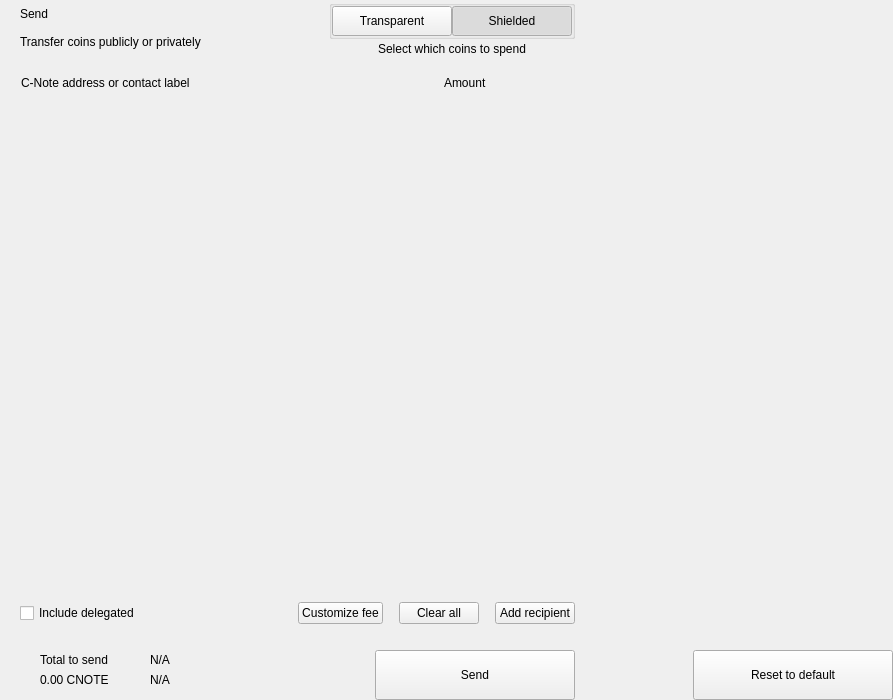
<?xml version="1.0" encoding="UTF-8"?>
<ui version="4.0">
 <class>send</class>
 <widget class="QWidget" name="send">
  <property name="geometry">
   <rect>
    <x>0</x>
    <y>0</y>
    <width>893</width>
    <height>700</height>
   </rect>
  </property>
  <property name="windowTitle">
   <string>Form</string>
  </property>
  <layout class="QHBoxLayout" name="horizontalLayout_2" stretch="2,1">
   <property name="spacing">
    <number>0</number>
   </property>
   <property name="leftMargin">
    <number>0</number>
   </property>
   <property name="topMargin">
    <number>0</number>
   </property>
   <property name="rightMargin">
    <number>0</number>
   </property>
   <property name="bottomMargin">
    <number>0</number>
   </property>
   <item>
    <widget class="QWidget" name="left" native="true">
     <layout class="QVBoxLayout" name="verticalLayout_3">
      <property name="spacing">
       <number>0</number>
      </property>
      <property name="leftMargin">
       <number>0</number>
      </property>
      <property name="topMargin">
       <number>0</number>
      </property>
      <property name="rightMargin">
       <number>0</number>
      </property>
      <property name="bottomMargin">
       <number>0</number>
      </property>
      <item>
       <layout class="QVBoxLayout" name="verticalLayout_22" stretch="0,0,0,1,0,0,0,0">
        <property name="spacing">
         <number>0</number>
        </property>
        <item>
         <layout class="QHBoxLayout" name="horizontalLayout_3">
          <property name="spacing">
           <number>0</number>
          </property>
          <property name="leftMargin">
           <number>20</number>
          </property>
          <property name="rightMargin">
           <number>20</number>
          </property>
          <item>
           <layout class="QVBoxLayout" name="verticalLayout">
            <property name="spacing">
             <number>0</number>
            </property>
            <item>
             <widget class="QLabel" name="labelTitle">
              <property name="text">
               <string>Send</string>
              </property>
              <property name="alignment">
               <set>Qt::AlignLeading|Qt::AlignLeft|Qt::AlignVCenter</set>
              </property>
             </widget>
            </item>
            <item>
             <widget class="QLabel" name="labelSubtitle1">
              <property name="text">
               <string>Transfer coins publicly or privately</string>
              </property>
             </widget>
            </item>
           </layout>
          </item>
          <item>
           <spacer name="horizontalSpacer">
            <property name="orientation">
             <enum>Qt::Horizontal</enum>
            </property>
            <property name="sizeHint" stdset="0">
             <size>
              <width>40</width>
              <height>20</height>
             </size>
            </property>
           </spacer>
          </item>
          <item>
           <layout class="QVBoxLayout" name="verticalLayout_6">
            <property name="spacing">
             <number>3</number>
            </property>
            <item alignment="Qt::AlignHCenter">
             <widget class="QGroupBox" name="groupBox">
              <property name="styleSheet">
               <string notr="true">#groupBox{
padding-top:2px;
}</string>
              </property>
              <property name="title">
               <string/>
              </property>
              <property name="alignment">
               <set>Qt::AlignCenter</set>
              </property>
              <layout class="QHBoxLayout" name="horizontalLayout_4">
               <property name="spacing">
                <number>0</number>
               </property>
               <property name="leftMargin">
                <number>0</number>
               </property>
               <property name="topMargin">
                <number>0</number>
               </property>
               <property name="rightMargin">
                <number>0</number>
               </property>
               <property name="bottomMargin">
                <number>0</number>
               </property>
               <item>
                <widget class="QPushButton" name="pushLeft">
                 <property name="minimumSize">
                  <size>
                   <width>120</width>
                   <height>30</height>
                  </size>
                 </property>
                 <property name="maximumSize">
                  <size>
                   <width>120</width>
                   <height>30</height>
                  </size>
                 </property>
                 <property name="focusPolicy">
                  <enum>Qt::NoFocus</enum>
                 </property>
                 <property name="text">
                  <string>Transparent</string>
                 </property>
                 <property name="checkable">
                  <bool>true</bool>
                 </property>
                 <property name="autoExclusive">
                  <bool>true</bool>
                 </property>
                </widget>
               </item>
               <item>
                <widget class="QPushButton" name="pushRight">
                 <property name="minimumSize">
                  <size>
                   <width>120</width>
                   <height>30</height>
                  </size>
                 </property>
                 <property name="maximumSize">
                  <size>
                   <width>120</width>
                   <height>30</height>
                  </size>
                 </property>
                 <property name="focusPolicy">
                  <enum>Qt::NoFocus</enum>
                 </property>
                 <property name="text">
                  <string>Shielded</string>
                 </property>
                 <property name="checkable">
                  <bool>true</bool>
                 </property>
                 <property name="checked">
                  <bool>true</bool>
                 </property>
                 <property name="autoExclusive">
                  <bool>true</bool>
                 </property>
                </widget>
               </item>
              </layout>
             </widget>
            </item>
            <item alignment="Qt::AlignHCenter|Qt::AlignTop">
             <widget class="QLabel" name="labelSubtitle2">
              <property name="styleSheet">
               <string notr="true"/>
              </property>
              <property name="text">
               <string>Select which coins to spend</string>
              </property>
              <property name="alignment">
               <set>Qt::AlignCenter</set>
              </property>
              <property name="indent">
               <number>0</number>
              </property>
             </widget>
            </item>
           </layout>
          </item>
         </layout>
        </item>
        <item>
         <spacer name="verticalSpacer_2">
          <property name="orientation">
           <enum>Qt::Vertical</enum>
          </property>
          <property name="sizeType">
           <enum>QSizePolicy::Fixed</enum>
          </property>
          <property name="sizeHint" stdset="0">
           <size>
            <width>20</width>
            <height>20</height>
           </size>
          </property>
         </spacer>
        </item>
        <item>
         <layout class="QHBoxLayout" name="horizontalLayout" stretch="6,0,2">
          <property name="spacing">
           <number>0</number>
          </property>
          <property name="leftMargin">
           <number>10</number>
          </property>
          <property name="topMargin">
           <number>0</number>
          </property>
          <property name="rightMargin">
           <number>20</number>
          </property>
          <property name="bottomMargin">
           <number>0</number>
          </property>
          <item>
           <widget class="QLabel" name="labelSubtitleAddress">
            <property name="styleSheet">
             <string notr="true">margin-left:8px;</string>
            </property>
            <property name="text">
             <string>C-Note address or contact label</string>
            </property>
           </widget>
          </item>
          <item>
           <spacer name="horizontalSpacer_3">
            <property name="orientation">
             <enum>Qt::Horizontal</enum>
            </property>
            <property name="sizeType">
             <enum>QSizePolicy::Fixed</enum>
            </property>
            <property name="sizeHint" stdset="0">
             <size>
              <width>40</width>
              <height>1</height>
             </size>
            </property>
           </spacer>
          </item>
          <item>
           <widget class="QLabel" name="labelSubtitleAmount">
            <property name="text">
             <string>Amount</string>
            </property>
           </widget>
          </item>
         </layout>
        </item>
        <item>
         <widget class="QScrollArea" name="scrollArea">
          <property name="minimumSize">
           <size>
            <width>0</width>
            <height>350</height>
           </size>
          </property>
          <property name="styleSheet">
           <string notr="true">#scrollArea {
            background:transparent;
            margin-top:10px;
}</string>
          </property>
          <property name="horizontalScrollBarPolicy">
           <enum>Qt::ScrollBarAlwaysOff</enum>
          </property>
          <property name="sizeAdjustPolicy">
           <enum>QAbstractScrollArea::AdjustIgnored</enum>
          </property>
          <property name="widgetResizable">
           <bool>true</bool>
          </property>
          <property name="alignment">
           <set>Qt::AlignLeading|Qt::AlignLeft|Qt::AlignTop</set>
          </property>
          <widget class="QWidget" name="scrollAreaWidgetContents">
           <property name="geometry">
            <rect>
             <x>0</x>
             <y>0</y>
             <width>591</width>
             <height>16</height>
            </rect>
           </property>
           <property name="sizePolicy">
            <sizepolicy hsizetype="Preferred" vsizetype="Maximum">
             <horstretch>0</horstretch>
             <verstretch>0</verstretch>
            </sizepolicy>
           </property>
           <property name="autoFillBackground">
            <bool>false</bool>
           </property>
           <property name="styleSheet">
            <string notr="true">#scrollAreaWidgetContents {
             background:transparent;
             }</string>
           </property>
           <layout class="QVBoxLayout" name="verticalLayout_7">
            <property name="spacing">
             <number>0</number>
            </property>
            <property name="sizeConstraint">
             <enum>QLayout::SetDefaultConstraint</enum>
            </property>
            <property name="leftMargin">
             <number>0</number>
            </property>
            <property name="topMargin">
             <number>0</number>
            </property>
            <property name="rightMargin">
             <number>0</number>
            </property>
            <property name="bottomMargin">
             <number>0</number>
            </property>
           </layout>
          </widget>
         </widget>
        </item>
        <item>
         <spacer name="verticalSpacer_4">
          <property name="orientation">
           <enum>Qt::Vertical</enum>
          </property>
          <property name="sizeType">
           <enum>QSizePolicy::Fixed</enum>
          </property>
          <property name="sizeHint" stdset="0">
           <size>
            <width>20</width>
            <height>20</height>
           </size>
          </property>
         </spacer>
        </item>
        <item>
         <layout class="QHBoxLayout" name="horizontalLayout_20">
          <property name="spacing">
           <number>6</number>
          </property>
          <property name="leftMargin">
           <number>20</number>
          </property>
          <property name="rightMargin">
           <number>20</number>
          </property>
          <item>
           <widget class="QCheckBox" name="checkBoxDelegations">
            <property name="layoutDirection">
             <enum>Qt::LeftToRight</enum>
            </property>
            <property name="text">
             <string>Include delegated</string>
            </property>
           </widget>
          </item>
          <item>
           <spacer name="horizontalSpacer_4">
            <property name="orientation">
             <enum>Qt::Horizontal</enum>
            </property>
            <property name="sizeHint" stdset="0">
             <size>
              <width>10</width>
              <height>20</height>
             </size>
            </property>
           </spacer>
          </item>
          <item>
           <widget class="QPushButton" name="pushButtonFee">
            <property name="focusPolicy">
             <enum>Qt::NoFocus</enum>
            </property>
            <property name="text">
             <string>Customize fee</string>
            </property>
           </widget>
          </item>
          <item>
           <spacer name="horizontalSpacer_11">
            <property name="orientation">
             <enum>Qt::Horizontal</enum>
            </property>
            <property name="sizeType">
             <enum>QSizePolicy::Minimum</enum>
            </property>
            <property name="sizeHint" stdset="0">
             <size>
              <width>10</width>
              <height>20</height>
             </size>
            </property>
           </spacer>
          </item>
          <item>
           <widget class="QPushButton" name="pushButtonClear">
            <property name="focusPolicy">
             <enum>Qt::NoFocus</enum>
            </property>
            <property name="layoutDirection">
             <enum>Qt::RightToLeft</enum>
            </property>
            <property name="text">
             <string>Clear all</string>
            </property>
           </widget>
          </item>
          <item>
           <spacer name="horizontalSpacer_6">
            <property name="orientation">
             <enum>Qt::Horizontal</enum>
            </property>
            <property name="sizeType">
             <enum>QSizePolicy::Fixed</enum>
            </property>
            <property name="sizeHint" stdset="0">
             <size>
              <width>10</width>
              <height>20</height>
             </size>
            </property>
           </spacer>
          </item>
          <item>
           <widget class="QPushButton" name="pushButtonAddRecipient">
            <property name="focusPolicy">
             <enum>Qt::NoFocus</enum>
            </property>
            <property name="text">
             <string>Add recipient</string>
            </property>
           </widget>
          </item>
         </layout>
        </item>
        <item>
         <spacer name="verticalSpacer">
          <property name="orientation">
           <enum>Qt::Vertical</enum>
          </property>
          <property name="sizeType">
           <enum>QSizePolicy::Fixed</enum>
          </property>
          <property name="sizeHint" stdset="0">
           <size>
            <width>20</width>
            <height>16</height>
           </size>
          </property>
         </spacer>
        </item>
        <item>
         <layout class="QHBoxLayout" name="horizontalLayout_7">
          <property name="rightMargin">
           <number>20</number>
          </property>
          <item>
           <layout class="QHBoxLayout" name="horizontalLayout_10">
            <property name="spacing">
             <number>0</number>
            </property>
            <property name="leftMargin">
             <number>8</number>
            </property>
            <item>
             <widget class="QStackedWidget" name="stackedWidget">
              <property name="minimumSize">
               <size>
                <width>0</width>
                <height>60</height>
               </size>
              </property>
              <property name="maximumSize">
               <size>
                <width>16777215</width>
                <height>60</height>
               </size>
              </property>
              <widget class="QWidget" name="page1">
               <layout class="QVBoxLayout" name="verticalLayout_71" stretch="0">
                <property name="spacing">
                 <number>6</number>
                </property>
                <property name="leftMargin">
                 <number>12</number>
                </property>
                <property name="topMargin">
                 <number>0</number>
                </property>
                <property name="rightMargin">
                 <number>0</number>
                </property>
                <property name="bottomMargin">
                 <number>0</number>
                </property>
                <item>
                 <widget class="QWidget" name="coinWidget" native="true">
                  <property name="minimumSize">
                   <size>
                    <width>0</width>
                    <height>60</height>
                   </size>
                  </property>
                  <property name="maximumSize">
                   <size>
                    <width>16777215</width>
                    <height>60</height>
                   </size>
                  </property>
                  <layout class="QHBoxLayout" name="horizontalLayout_9">
                   <property name="spacing">
                    <number>0</number>
                   </property>
                   <property name="leftMargin">
                    <number>20</number>
                   </property>
                   <property name="topMargin">
                    <number>10</number>
                   </property>
                   <property name="rightMargin">
                    <number>20</number>
                   </property>
                   <property name="bottomMargin">
                    <number>10</number>
                   </property>
                   <item>
                    <layout class="QVBoxLayout" name="verticalSend">
                     <property name="spacing">
                      <number>0</number>
                     </property>
                     <item>
                      <widget class="QLabel" name="labelTitleTotalSend">
                       <property name="text">
                        <string>Total to send</string>
                       </property>
                      </widget>
                     </item>
                     <item>
                      <widget class="QLabel" name="labelAmountSend">
                       <property name="text">
                        <string notr="true">0.00 CNOTE</string>
                       </property>
                      </widget>
                     </item>
                    </layout>
                   </item>
                   <item>
                    <spacer name="horizontalSpacer_9">
                     <property name="orientation">
                      <enum>Qt::Horizontal</enum>
                     </property>
                     <property name="sizeType">
                      <enum>QSizePolicy::Fixed</enum>
                     </property>
                     <property name="sizeHint" stdset="0">
                      <size>
                       <width>20</width>
                       <height>20</height>
                      </size>
                     </property>
                    </spacer>
                   </item>
                   <item>
                    <widget class="QLabel" name="labelLine">
                     <property name="minimumSize">
                      <size>
                       <width>1</width>
                       <height>0</height>
                      </size>
                     </property>
                     <property name="maximumSize">
                      <size>
                       <width>1</width>
                       <height>16777215</height>
                      </size>
                     </property>
                     <property name="text">
                      <string/>
                     </property>
                    </widget>
                   </item>
                   <item>
                    <spacer name="horizontalSpacer_10">
                     <property name="orientation">
                      <enum>Qt::Horizontal</enum>
                     </property>
                     <property name="sizeType">
                      <enum>QSizePolicy::Fixed</enum>
                     </property>
                     <property name="sizeHint" stdset="0">
                      <size>
                       <width>20</width>
                       <height>20</height>
                      </size>
                     </property>
                    </spacer>
                   </item>
                   <item>
                    <layout class="QVBoxLayout" name="verticalRemaining">
                     <property name="spacing">
                      <number>0</number>
                     </property>
                     <item>
                      <widget class="QLabel" name="labelTitleTotalRemaining">
                       <property name="text">
                        <string notr="true">N/A</string>
                       </property>
                      </widget>
                     </item>
                     <item>
                      <widget class="QLabel" name="labelAmountRemaining">
                       <property name="text">
                        <string notr="true">N/A</string>
                       </property>
                      </widget>
                     </item>
                    </layout>
                   </item>
                  </layout>
                 </widget>
                </item>
               </layout>
              </widget>
              <widget class="QWidget" name="page_2"/>
             </widget>
            </item>
           </layout>
          </item>
          <item>
           <spacer name="horizontalSpacer_5">
            <property name="orientation">
             <enum>Qt::Horizontal</enum>
            </property>
            <property name="sizeType">
             <enum>QSizePolicy::Expanding</enum>
            </property>
            <property name="sizeHint" stdset="0">
             <size>
              <width>40</width>
              <height>20</height>
             </size>
            </property>
           </spacer>
          </item>
          <item alignment="Qt::AlignBottom">
           <widget class="QPushButton" name="pushButtonSave">
            <property name="minimumSize">
             <size>
              <width>200</width>
              <height>50</height>
             </size>
            </property>
            <property name="maximumSize">
             <size>
              <width>200</width>
              <height>50</height>
             </size>
            </property>
            <property name="focusPolicy">
             <enum>Qt::NoFocus</enum>
            </property>
            <property name="text">
             <string>Send</string>
            </property>
           </widget>
          </item>
         </layout>
        </item>
       </layout>
      </item>
     </layout>
    </widget>
   </item>
   <item>
    <widget class="QWidget" name="right" native="true">
     <layout class="QVBoxLayout" name="verticalLayout_5">
      <property name="leftMargin">
       <number>0</number>
      </property>
      <property name="topMargin">
       <number>0</number>
      </property>
      <property name="rightMargin">
       <number>0</number>
      </property>
      <property name="bottomMargin">
       <number>0</number>
      </property>
      <item>
       <layout class="QVBoxLayout" name="verticalLayout_4">
        <property name="spacing">
         <number>6</number>
        </property>
        <item>
         <widget class="OptionButton" name="btnCoinControl" native="true">
          <property name="minimumSize">
           <size>
            <width>0</width>
            <height>50</height>
           </size>
          </property>
         </widget>
        </item>
        <item>
         <widget class="OptionButton" name="btnChangeAddress" native="true">
          <property name="minimumSize">
           <size>
            <width>0</width>
            <height>50</height>
           </size>
          </property>
         </widget>
        </item>
        <item>
         <widget class="OptionButton" name="btnUri" native="true">
          <property name="minimumSize">
           <size>
            <width>0</width>
            <height>50</height>
           </size>
          </property>
         </widget>
        </item>
        <item>
         <widget class="OptionButton" name="btnShieldCoins" native="true">
          <property name="minimumSize">
           <size>
            <width>0</width>
            <height>50</height>
           </size>
          </property>
         </widget>
        </item>
        <item>
         <spacer name="verticalSpacer_5">
          <property name="orientation">
           <enum>Qt::Vertical</enum>
          </property>
          <property name="sizeHint" stdset="0">
           <size>
            <width>20</width>
            <height>40</height>
           </size>
          </property>
         </spacer>
        </item>
        <item>
         <layout class="QHBoxLayout" name="horizontalLayout_8">
          <item>
           <spacer name="horizontalSpacer_7">
            <property name="orientation">
             <enum>Qt::Horizontal</enum>
            </property>
            <property name="sizeHint" stdset="0">
             <size>
              <width>40</width>
              <height>20</height>
             </size>
            </property>
           </spacer>
          </item>
          <item>
           <widget class="QPushButton" name="pushButtonReset">
            <property name="minimumSize">
             <size>
              <width>200</width>
              <height>50</height>
             </size>
            </property>
            <property name="maximumSize">
             <size>
              <width>200</width>
              <height>50</height>
             </size>
            </property>
            <property name="focusPolicy">
             <enum>Qt::NoFocus</enum>
            </property>
            <property name="text">
             <string>Reset to default</string>
            </property>
           </widget>
          </item>
         </layout>
        </item>
       </layout>
      </item>
     </layout>
    </widget>
   </item>
  </layout>
 </widget>
 <customwidgets>
  <customwidget>
   <class>OptionButton</class>
   <extends>QWidget</extends>
   <header>qt/c_note/optionbutton.h</header>
   <container>1</container>
  </customwidget>
 </customwidgets>
 <resources/>
 <connections/>
</ui>
